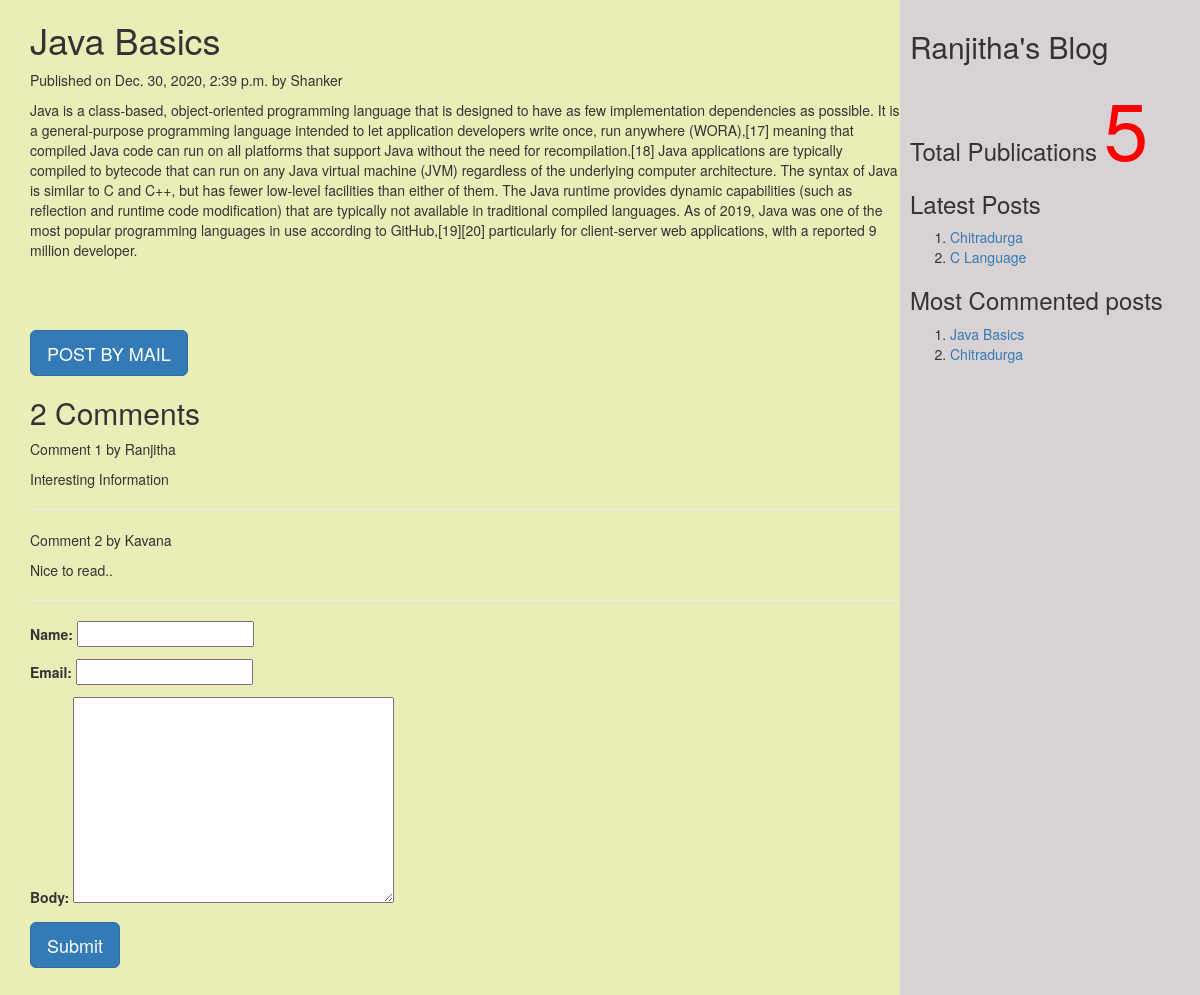
The app's page /2020/12/30/java-basics/ with its own data.
### myApp/models.py (models this page shows, shortened)
class Post(models.Model):
    tags=TaggableManager()
    STATUS_CHOICES=(('draft','Draft'),('published','Published'))
    title=models.CharField(max_length=200)
    slug=models.SlugField(max_length=264,unique_for_date='publish')
    author=models.ForeignKey(User,related_name='blog_posts',on_delete=models.CASCADE)
    body=models.TextField()
    publish=models.DateTimeField(default=timezone.now)
    created=models.DateTimeField(auto_now_add=True)
    updated=models.DateTimeField(auto_now=True)
    status=models.CharField(max_length=20,choices=STATUS_CHOICES,default='draft')
    objects=CustomManager()
    class Meta:
        ordering=('-publish',)
    def get_absolute_url(self):
        return reverse('post_detail',args=[self.publish.year,self.publish.strftime('%m'),self.publish.strftime('%d'),self.slug])

class Comment(models.Model):
    post=models.ForeignKey(Post,related_name='comments',on_delete=models.CASCADE)
    name=models.CharField(max_length=50)
    email=models.EmailField()
    body=models.TextField()
    created=models.DateTimeField(auto_now_add=True)
    updated=models.DateTimeField(auto_now=True)
    active=models.BooleanField(default=True)
    class Meta:
        ordering=('created',)

### myApp/views.py (the view, shortened to what this page needs)
# urls.py: url(r'(?P<year>\d{4})/(?P<month>\d{2})/(?P<day>\d{2})/(?P<post>[-\w]+)/$',views.post_detail_view,name='post_detail'),
def post_detail_view(request,year,month,day,post):
    post=get_object_or_404(Post,slug=post,publish__year=year,publish__month=month,publish__day=day)
    comments=post.comments.filter(active=True)
    csubmit=False
    form=CommentForm()
    d={'post':post,'form':form,'csubmit':csubmit,'comments':comments}
    return render(request,'myApp/post_detail.html',d)

### myApp/forms.py
class CommentForm(forms.ModelForm):
    class Meta:
        model=Comment
        fields=('name','email','body')

### myApp/models.py (called while the page is built)
    def get_queryset(self):
        return super().get_queryset().filter(status='published')

### myApp/templatetags/mytags.py (called while the page is built)
@register.simple_tag
def total_posts():
    return Post.objects.count()

@register.inclusion_tag('myApp/latest_post.html')
def show_latest_posts(count=3):
    latest_post=Post.objects.order_by('-publish')[:count]
    return {'latest_posts':latest_post}

@register.simple_tag
def get_most_commented_posts(count=2):
    return Post.objects.annotate(total_comments=Count('comments')).order_by('-total_comments')[:count]

### templates/myApp/post_detail.html (shortened to what this page needs)
<!DOCTYPE html>
<html lang="en" dir="ltr">
{%extends 'myApp/parent.html'%}
    {% block content_block%}
    <h1>{{post.title}}</h1>
    <p>Published on {{post.publish}} by {{post.author|title}}</p>
    {{post.body|linebreaks}}<br><br><br>
    <a href="/{{post.id}}/share" class="btn btn-lg btn-primary">POST BY MAIL</a>
     {%with comments.count as comments_count%}
     <h2>{{comments_count}} Comment{{comments_count|pluralize}}</h2>
     {%endwith%}
     {%if comments%}
     {%for c in comments%}
     <p>Comment {{forloop.counter}} by {{c.name}}</p>
     <div>
       {{c.body|linebreaks}}
     </div>
     <hr>
     {%endfor%}
     {%else%}
      <p style="color:blue;font-size:30px;font-style:bold;border-bottom:2px red solid;">Thre are no Comments</p>
     {%endif%}
     {%if csubmit%}
     <h2>Thank you... Your comment added successfully</h2>
     {%else%}
     <form method="post">
       {{form.as_p}}
       <input type="submit" class="btn btn-lg btn-primary"value="Submit">
     </form>
       {%endif%}
    {%endblock%}

### templates/myApp/parent.html (shortened to what this page needs)
<html>
{% load mytags %}
  <head>
    <link rel="stylesheet" href="https://maxcdn.bootstrapcdn.com/bootstrap/3.3.7/css/bootstrap.min.css">
  </head>
  <body>
    <div class="content" style="width:75%;float:left;background-color:#eaedb7;height:1000px;padding:0 0 0 30px">
     {%block content_block%}
      {%endblock%}
    </div>
    <div class="sidebar" style="width:25%;float:right;background-color:#d9d2d4;height:1000px;padding:10px">
      <h2>Ranjitha's Blog</h2>
      <h3> Total Publications
        <span style="color:red; font-size:80px">
        {% total_posts %}
        </span>
        <h3>Latest Posts </h3>
        {%show_latest_posts 2%}
        <h3>Most Commented posts</h3>
        {% get_most_commented_posts as m %}
        <ol>
          {% for post in m%}
          <li><a href="{{post.get_absolute_url}}">{{post.title}}</a></li>
          {%endfor%}
        </ol>
  </body>
</html>

### templates/myApp/latest_post.html
<!DOCTYPE html>
  <body>
    <ol>
    {%for post in latest_posts %}
    <li><a href="{{post.get_absolute_url}}">{{post.title}}</a></li>
    {%endfor%}
      </ol>
  </body>
</html>

### records on screen
Post: title "Java Basics", publish "Dec. 30, 2020, 2:39 p.m.", author "Shanker", body "Java is a class-based, object-oriented programming language that is designed to have as few implementation dependencies as possible. It is a general-purpose programming language intended to let application developers write once, run anywhere (WORA),[17] meaning that compiled Java code can run on all platforms that support Java without the need for recompilation.[18] Java applications are typically compiled to bytecode that can run on any Java virtual machine (JVM) regardless of the underlying computer architecture. The syntax of Java is similar to C and C++, but has fewer low-level facilities than either of them. The Java runtime provides dynamic capabilities (such as reflection and runtime…"
Comment: name "Ranjitha", body "Interesting Information"
Comment: name "Kavana", body "Nice to read.."
Post: title "Chitradurga"
Post: title "C Language"

### other values on screen
{{ comments_count }} "2"
